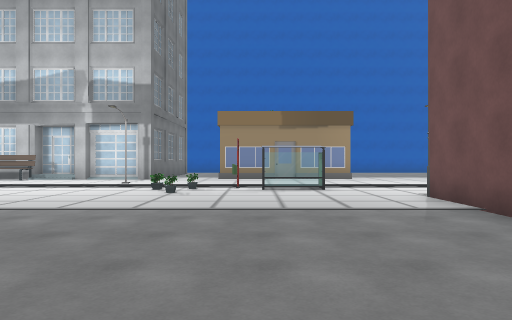
view 1 (above)

24 first-person views from a walk through a scene from a Unity 3-D project. The camera is 1.4 m above the floor, looks level and sees 70° across. The floor is counted in squares, 1.8 m on a side. Each view is taken from the middle of a square. On the plan, view 1 faces up. The plan holds only what a view shows up to about 12 squares ahead; the rest is blank. The place goes on beyond the plan. The player is left out. Some surface patterns are stand-ins.

view 2
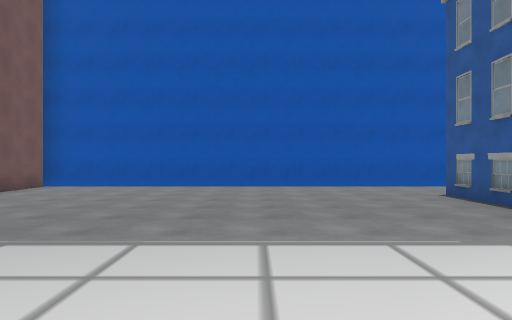

view 3
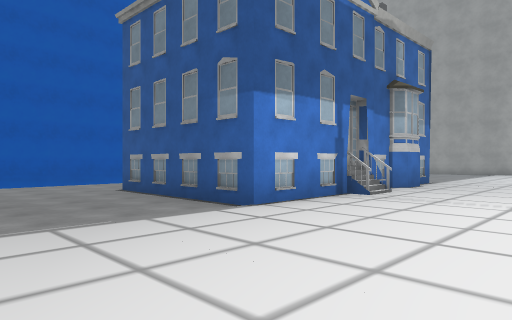

view 4
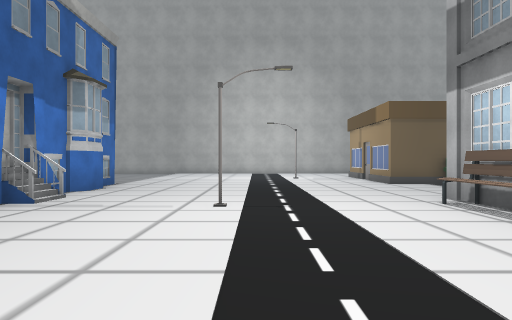

view 5
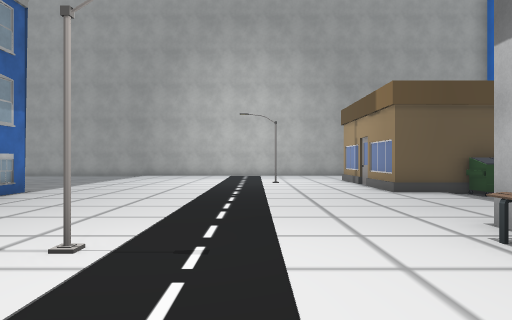

view 6
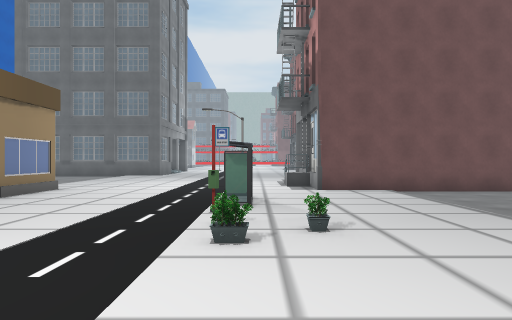

view 7
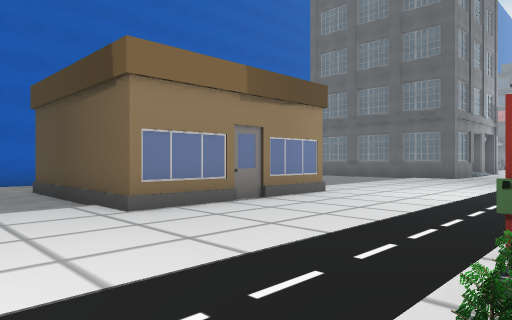

view 8
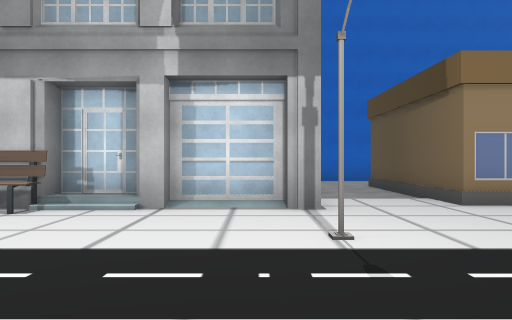

view 9
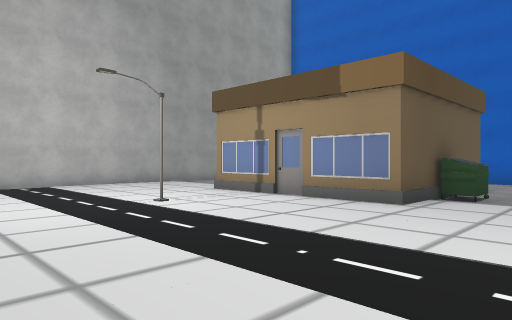

view 10
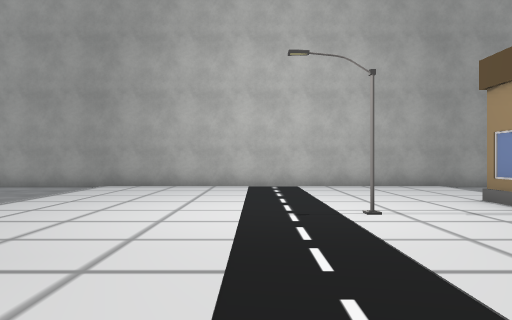

view 11
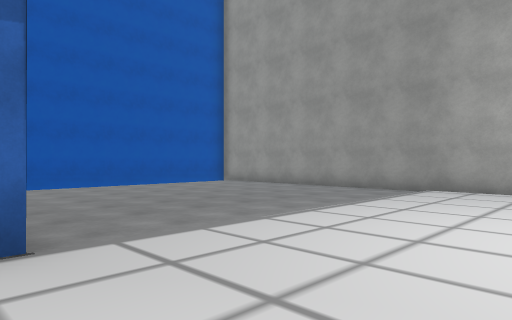

view 12
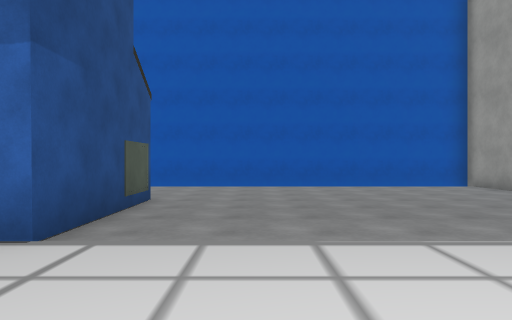

view 13
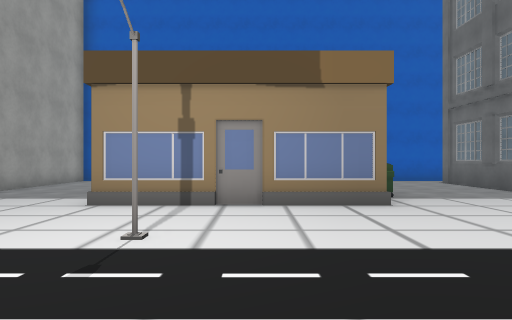

view 14
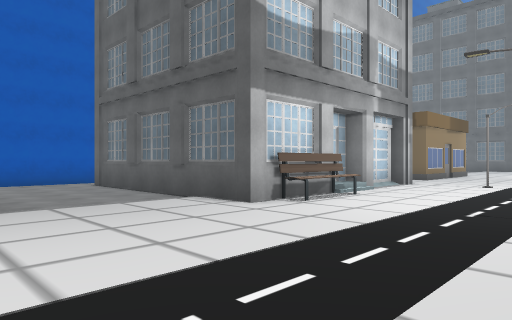

view 15
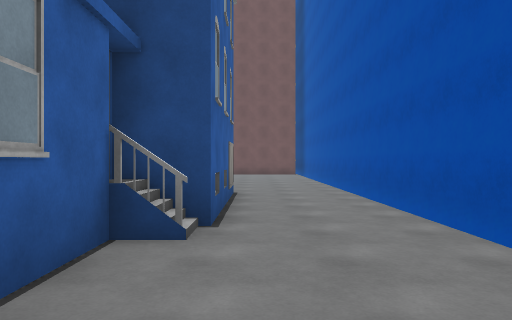

view 16
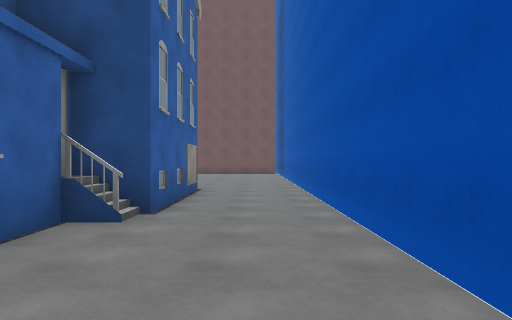

view 17
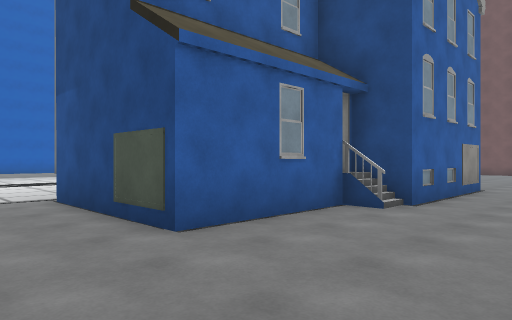

view 18
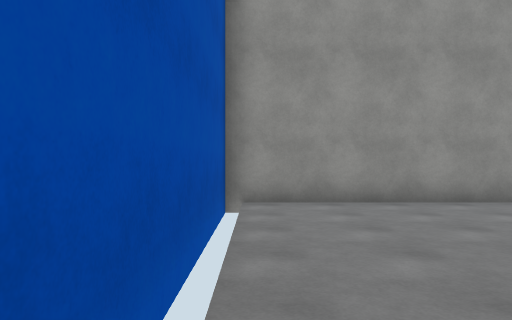

view 19
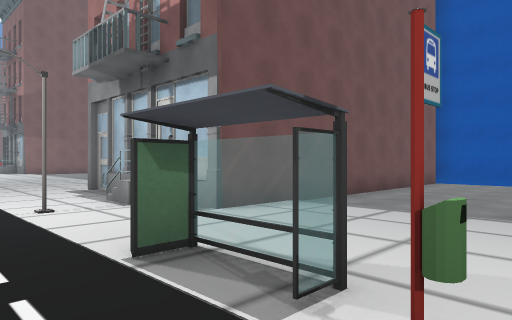

view 20
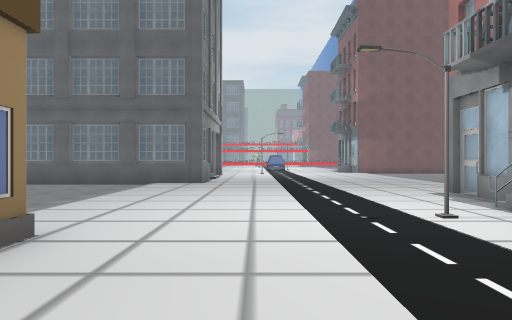

view 21
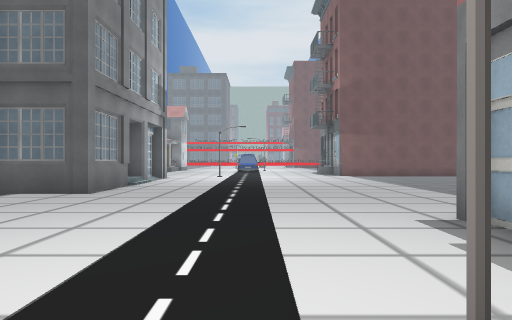

view 22
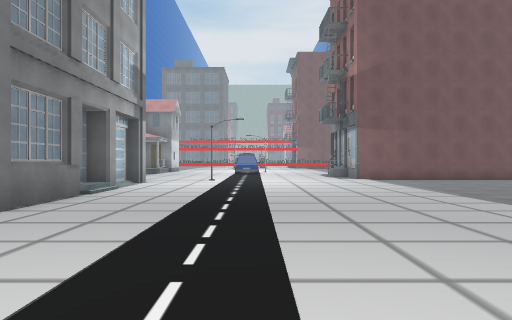

view 23
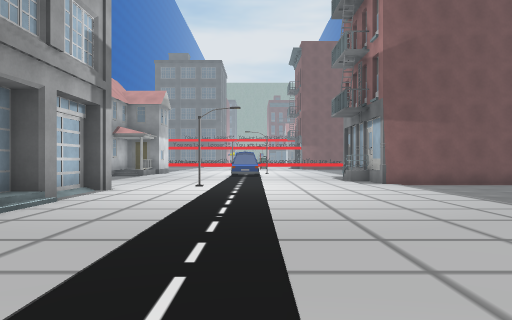

view 24
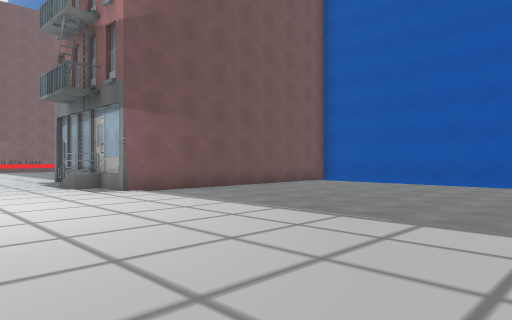

### Floor plan
Key: @ floor where view 1 was taken; # wall or solid block; . floor; / step, stairs or slope; B building; H house; I bin; E bench; O other object.
Columns run from 25 left of view 1 to 25 right of it. Each row starts with its distance up from view 1.
 21          .....#        ..
 20 #.       .....#      B...
 19 #..      H....#       ..H           ..
 18 #...     #....#       ..#         ....
 17 #...     #I...#       ..#        .....
 16 #...     #I...#       ..#      .......#
 15 #.... ####....#####  B..###  .........#   #
 14 #.............#E#/#..#................###/#.#...
 13 #...............................................
 12 #.....#..............#........................#.
 11 #...............................................
 10 #.......................#.......................
  9 #..............#.......O..O.....................
  8 #......................O......BB...................
  7 #............................#####.................
  6 #............./..............#      ...........####
  5 #.........########...........#        .........#
  4 #.........       #...........#         ........#
  3 #.........       #...........#         ........#
  2 #.........#####  #...........#         ........#
  1 #............B####...........#          .......
  0 #........................@...#          ......
 -1 #............................#          .....
 -2 #............................#          ....
 -3 ##############################          ###

Positions as (right, up) in squares from view 1, and headings:
1: (0, 0), facing up
2: (-3, 9), facing down
3: (-3, 10), facing down-left
4: (-4, 10), facing left
5: (-7, 11), facing left
6: (-6, 9), facing right
7: (-4, 9), facing up-right
8: (-5, 8), facing up
9: (-13, 8), facing up-left
10: (-14, 10), facing left
11: (-15, 9), facing down-left
12: (-18, 9), facing down
13: (-18, 8), facing up
14: (-16, 9), facing up-right
15: (-16, 0), facing right
16: (-17, -1), facing right
17: (-18, -2), facing up-right
18: (-18, -2), facing left
19: (-1, 11), facing down-right
20: (0, 12), facing right
21: (4, 10), facing right
22: (7, 10), facing right
23: (10, 10), facing right
24: (13, 10), facing down-right
